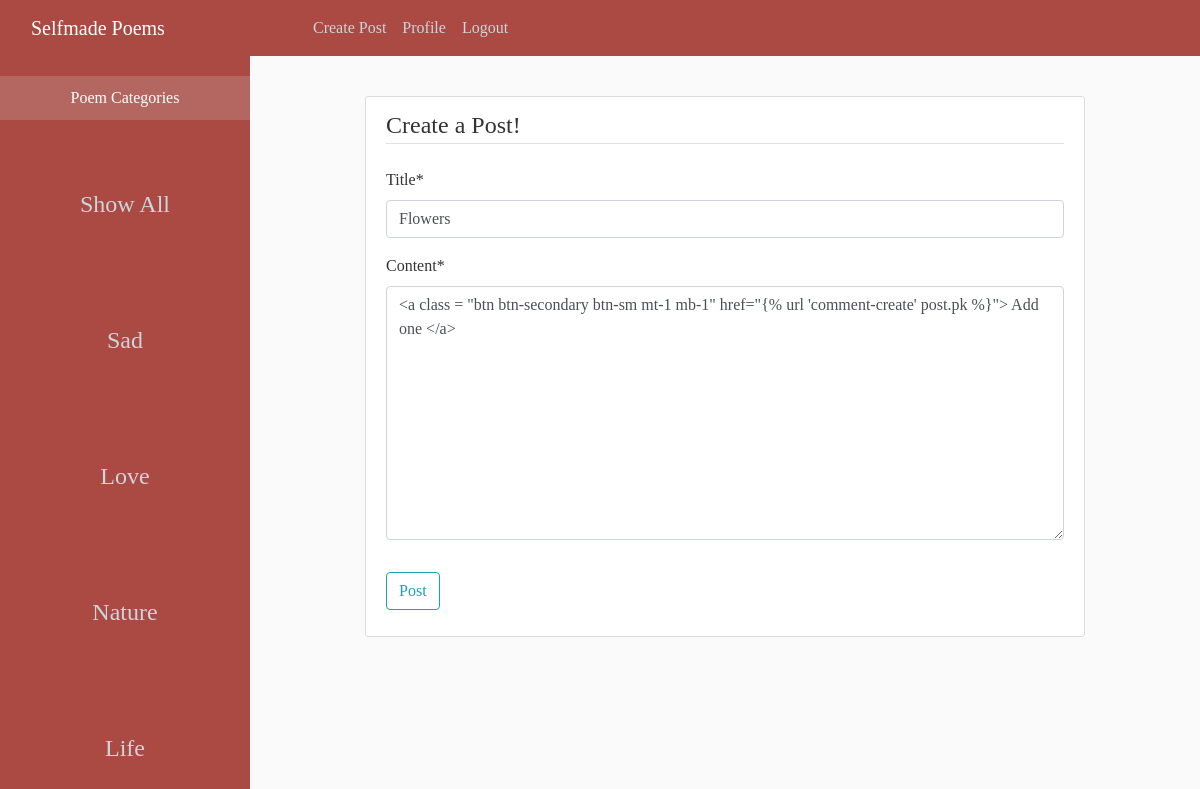
Page /post/13/update/ (signed in) on the earlier database version.
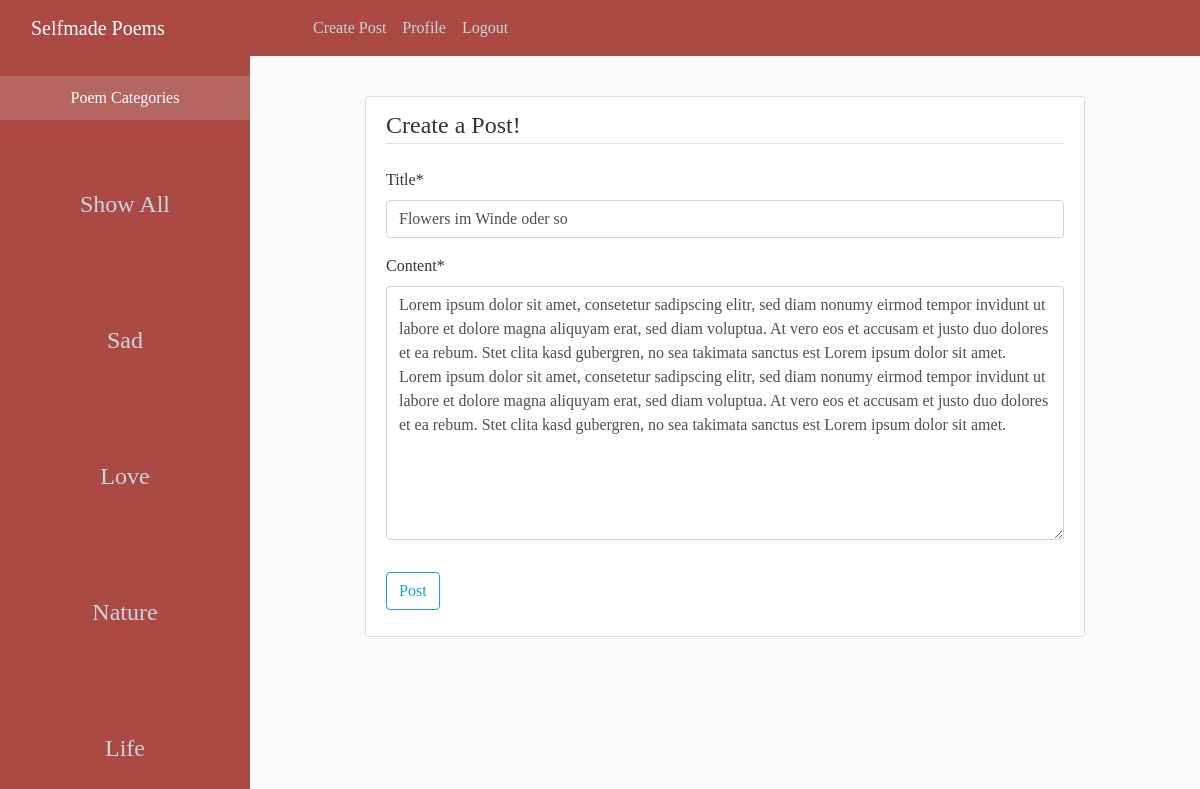
Same page on the later database version.
### blog/models.py (models this page shows, shortened)
class Post(models.Model):
    title = models.CharField(max_length = 100)
    content = models.TextField()
    date_posted = models.DateTimeField(default = timezone.now)
    category = models.CharField(max_length = 30, choices=Category.choices, default="")
    author = models.ForeignKey(User, on_delete=models.CASCADE)
    favorite = models.ManyToManyField(User, related_name="fav_posts", blank=True)

### blog/views.py (the view, shortened to what this page needs)
# urls.py: path('post/<int:pk>/update/', PostUpdateView.as_view() , name = 'post-update'),
class PostUpdateView(LoginRequiredMixin, UserPassesTestMixin, UpdateView):
    model = Post
    fields = ['title', 'content']
    def test_func(self):
        post = self.get_object()
        if self.request.user == post.author:
            return True
        else: return False

### blog/templates/blog/post_form.html (shortened to what this page needs)
{% extends 'blog/base.html' %}
{% load crispy_forms_tags %}
{%block content%}
    <div class= 'content-section'>
        <form method = "POST">
            <fieldset class="form-group">
                <legend class = "border-bottom mb-4">Create a Post!</legend>
                {{ form|crispy }}
            </fieldset>
            <div class = "form-group">
                <button class = "btn btn-outline-info" type = "submit">Post</button>
            </div>
        </form>
    </div>
{%endblock content%}

Differences in the rows shown:
changed Post: title "Flowers" → "Flowers im Winde oder so"; content "<a class = \"btn btn-secondary btn-sm mt-1 mb-1\" href=\"{% url 'comment-create' post.pk %}\"> Add one </a>" → "Lorem ipsum dolor sit amet, consetetur sadipscing elitr, sed diam nonumy eirmod tempor invidunt ut labore et dolore magna aliquyam erat, sed diam voluptua. At vero eos et accusam et justo duo dolores et ea rebum. Stet clita kasd gubergren, no sea takimata sanctus est Lorem ipsum dolor sit amet. Lorem ipsum dolor sit amet, consetetur sadipscing elitr, sed diam nonumy eirmod tempor invidunt ut labore et dolore magna aliquyam erat, sed diam voluptua. At vero eos et accusam et justo duo dolores et ea rebum. Stet clita kasd gubergren, no sea takimata sanctus est Lorem ipsum dolor sit amet."
